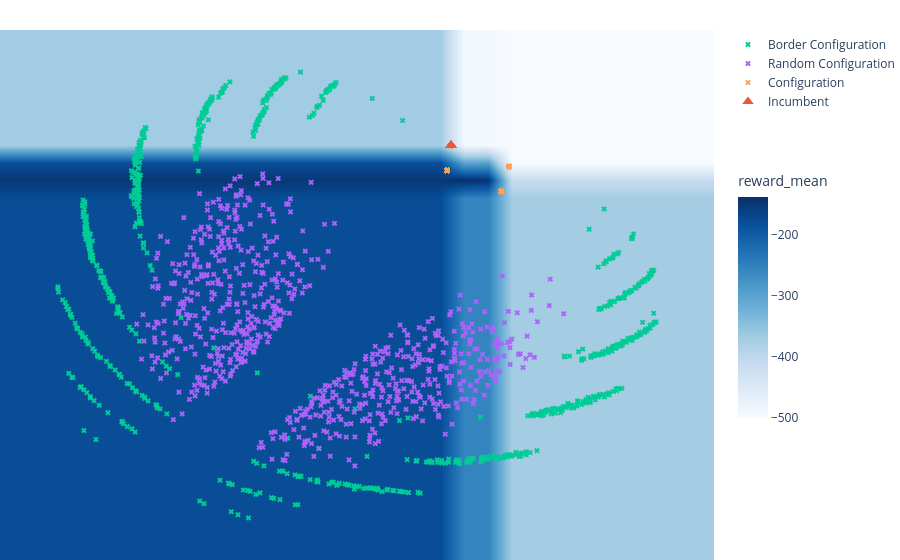

Source (notebook cell):
### Code cell
data_path = "deepcave_logs/dqn_cc_acrobot"
img = get_footprint(Path(data_path) / "run_1")
img[0].show()

### Figure 1 — Plotly figure (JSON) as saved in the notebook; plotly's stock layout.template omitted (floating-point values rounded to 4 significant figures; data arrays with more than 128 entries replaced by an {"elided": "..."} marker saying what was removed)
{"data": [{"colorbar": {"len": 0.5, "title": {"text": "reward_mean"}}, "colorscale": [[0, "rgb(247,251,255)"], [0.125, "rgb(222,235,247)"], [0.25, "rgb(198,219,239)"], [0.375, "rgb(158,202,225)"], [0.5, "rgb(107,174,214)"], [0.625, "rgb(66,146,198)"], [0.75, "rgb(33,113,181)"], [0.875, "rgb(8,81,156)"], [1, "rgb(8,48,107)"]], "hoverinfo": "skip", "type": "heatmap", "x": [-8.865, -8.347, -7.829, -7.311, -6.793, -6.275, -5.757, -5.239, -4.721, -4.203, -3.685, -3.167, -2.649, -2.131, -1.613, -1.095, -0.5767, -0.0587, 0.4593, 0.9773, 1.495, 2.013, 2.531, 3.049, 3.567, 4.085, 4.603, 5.121, 5.639, 6.157], "y": [-9.89, -9.359, -8.828, -8.296, -7.765, -7.234, -6.703, -6.171, -5.64, -5.109, -4.578, -4.047, -3.515, -2.984, -2.453, -1.922, -1.39, -0.8592, -0.328, 0.2033, 0.7345, 1.266, 1.797, 2.328, 2.859, 3.391, 3.922, 4.453, 4.984, 5.516], "z": {"elided": "30x30 float values"}, "zsmooth": "best"}, {"hoverinfo": "text", "hovertext": {"elided": "716 str values"}, "marker": {"color": "rgba(0, 204, 150, 1)", "size": 5, "symbol": "x"}, "mode": "markers", "name": "Border Configuration", "type": "scatter", "x": {"elided": "716 float values"}, "y": {"elided": "716 float values"}}, {"hoverinfo": "text", "hovertext": {"elided": "726 str values"}, "marker": {"color": "rgba(171, 99, 250, 1)", "size": 5, "symbol": "x"}, "mode": "markers", "name": "Random Configuration", "type": "scatter", "x": {"elided": "726 float values"}, "y": {"elided": "726 float values"}}, {"hoverinfo": "text", "hovertext": {"elided": "2560 str values"}, "marker": {"color": "rgba(255, 161, 90, 1)", "size": 5, "symbol": "x"}, "mode": "markers", "name": "Configuration", "type": "scatter", "x": {"elided": "2560 float values"}, "y": {"elided": "2560 float values"}}, {"hoverinfo": "text", "hovertext": ["<b>Configuration ID: <a href='None/?inputs=%7B%22run%22%3A%20%7B%22value%22%3A%20%221635cec594fe03be841e1c357146ef38%22%7D%2C%20%22config_id%22%3A%20%7B%22value%22%3A%2091.0%7D%7D' style='color: #ffffff'>91</a></b><br><br><b>Objectives</b> (on budget 1)<br>reward_mean: -9.2421875<br><br><b>Hyperparameters</b>:<br>buffer_alpha: 0.0<br>buffer_batch_size: 256.0<br>buffer_beta: 0.0<br>buffer_epsilon: 0.0<br>buffer_prio_sampling: False<br>buffer_size: 12951.0<br>gradient_steps: 5000000.0<br>initial_epsilon: 0.879492277376171<br>learning_rate: 1.2170332156591274e-06<br>learning_starts: 1981.0<br>target_epsilon: 0.1233965461063841<br>target_update_interval: 0.0<br>tau: 5000000.0<br>train_freq: 5000000.0<br>use_target_network: False<br>", "<b>Configuration ID: <a href='None/?inputs=%7B%22run%22%3A%20%7B%22value%22%3A%20%221635cec594fe03be841e1c357146ef38%22%7D%2C%20%22config_id%22%3A%20%7B%22value%22%3A%2091.0%7D%7D' style='color: #ffffff'>91</a></b><br><br><b>Objectives</b> (on budget 1)<br>reward_mean: -9.2421875<br><br><b>Hyperparameters</b>:<br>buffer_alpha: 0.0<br>buffer_batch_size: 256.0<br>buffer_beta: 0.0<br>buffer_epsilon: 0.0<br>buffer_prio_sampling: False<br>buffer_size: 12951.0<br>gradient_steps: 5000000.0<br>initial_epsilon: 0.879492277376171<br>learning_rate: 1.2170332156591274e-06<br>learning_starts: 1981.0<br>target_epsilon: 0.1233965461063841<br>target_update_interval: 0.0<br>tau: 5000000.0<br>train_freq: 5000000.0<br>use_target_network: False<br>", "<b>Configuration ID: <a href='None/?inputs=%7B%22run%22%3A%20%7B%22value%22%3A%20%221635cec594fe03be841e1c357146ef38%22%7D%2C%20%22config_id%22%3A%20%7B%22value%22%3A%2091.0%7D%7D' style='color: #ffffff'>91</a></b><br><br><b>Objectives</b> (on budget 1)<br>reward_mean: -9.2421875<br><br><b>Hyperparameters</b>:<br>buffer_alpha: 0.0<br>buffer_batch_size: 256.0<br>buffer_beta: 0.0<br>buffer_epsilon: 0.0<br>buffer_prio_sampling: False<br>buffer_size: 12951.0<br>gradient_steps: 5000000.0<br>initial_epsilon: 0.879492277376171<br>learning_rate: 1.2170332156591274e-06<br>learning_starts: 1981.0<br>target_epsilon: 0.1233965461063841<br>target_update_interval: 0.0<br>tau: 5000000.0<br>train_freq: 5000000.0<br>use_target_network: False<br>", "<b>Configuration ID: <a href='None/?inputs=%7B%22run%22%3A%20%7B%22value%22%3A%20%221635cec594fe03be841e1c357146ef38%22%7D%2C%20%22config_id%22%3A%20%7B%22value%22%3A%2091.0%7D%7D' style='color: #ffffff'>91</a></b><br><br><b>Objectives</b> (on budget 1)<br>reward_mean: -9.2421875<br><br><b>Hyperparameters</b>:<br>buffer_alpha: 0.0<br>buffer_batch_size: 256.0<br>buffer_beta: 0.0<br>buffer_epsilon: 0.0<br>buffer_prio_sampling: False<br>buffer_size: 12951.0<br>gradient_steps: 5000000.0<br>initial_epsilon: 0.879492277376171<br>learning_rate: 1.2170332156591274e-06<br>learning_starts: 1981.0<br>target_epsilon: 0.1233965461063841<br>target_update_interval: 0.0<br>tau: 5000000.0<br>train_freq: 5000000.0<br>use_target_network: False<br>", "<b>Configuration ID: <a href='None/?inputs=%7B%22run%22%3A%20%7B%22value%22%3A%20%221635cec594fe03be841e1c357146ef38%22%7D%2C%20%22config_id%22%3A%20%7B%22value%22%3A%2091.0%7D%7D' style='color: #ffffff'>91</a></b><br><br><b>Objectives</b> (on budget 1)<br>reward_mean: -9.2421875<br><br><b>Hyperparameters</b>:<br>buffer_alpha: 0.0<br>buffer_batch_size: 256.0<br>buffer_beta: 0.0<br>buffer_epsilon: 0.0<br>buffer_prio_sampling: False<br>buffer_size: 12951.0<br>gradient_steps: 5000000.0<br>initial_epsilon: 0.879492277376171<br>learning_rate: 1.2170332156591274e-06<br>learning_starts: 1981.0<br>target_epsilon: 0.1233965461063841<br>target_update_interval: 0.0<br>tau: 5000000.0<br>train_freq: 5000000.0<br>use_target_network: False<br>", "<b>Configuration ID: <a href='None/?inputs=%7B%22run%22%3A%20%7B%22value%22%3A%20%221635cec594fe03be841e1c357146ef38%22%7D%2C%20%22config_id%22%3A%20%7B%22value%22%3A%2091.0%7D%7D' style='color: #ffffff'>91</a></b><br><br><b>Objectives</b> (on budget 1)<br>reward_mean: -9.2421875<br><br><b>Hyperparameters</b>:<br>buffer_alpha: 0.0<br>buffer_batch_size: 256.0<br>buffer_beta: 0.0<br>buffer_epsilon: 0.0<br>buffer_prio_sampling: False<br>buffer_size: 12951.0<br>gradient_steps: 5000000.0<br>initial_epsilon: 0.879492277376171<br>learning_rate: 1.2170332156591274e-06<br>learning_starts: 1981.0<br>target_epsilon: 0.1233965461063841<br>target_update_interval: 0.0<br>tau: 5000000.0<br>train_freq: 5000000.0<br>use_target_network: False<br>", "<b>Configuration ID: <a href='None/?inputs=%7B%22run%22%3A%20%7B%22value%22%3A%20%221635cec594fe03be841e1c357146ef38%22%7D%2C%20%22config_id%22%3A%20%7B%22value%22%3A%2091.0%7D%7D' style='color: #ffffff'>91</a></b><br><br><b>Objectives</b> (on budget 1)<br>reward_mean: -9.2421875<br><br><b>Hyperparameters</b>:<br>buffer_alpha: 0.0<br>buffer_batch_size: 256.0<br>buffer_beta: 0.0<br>buffer_epsilon: 0.0<br>buffer_prio_sampling: False<br>buffer_size: 12951.0<br>gradient_steps: 5000000.0<br>initial_epsilon: 0.879492277376171<br>learning_rate: 1.2170332156591274e-06<br>learning_starts: 1981.0<br>target_epsilon: 0.1233965461063841<br>target_update_interval: 0.0<br>tau: 5000000.0<br>train_freq: 5000000.0<br>use_target_network: False<br>", "<b>Configuration ID: <a href='None/?inputs=%7B%22run%22%3A%20%7B%22value%22%3A%20%221635cec594fe03be841e1c357146ef38%22%7D%2C%20%22config_id%22%3A%20%7B%22value%22%3A%2091.0%7D%7D' style='color: #ffffff'>91</a></b><br><br><b>Objectives</b> (on budget 1)<br>reward_mean: -9.2421875<br><br><b>Hyperparameters</b>:<br>buffer_alpha: 0.0<br>buffer_batch_size: 256.0<br>buffer_beta: 0.0<br>buffer_epsilon: 0.0<br>buffer_prio_sampling: False<br>buffer_size: 12951.0<br>gradient_steps: 5000000.0<br>initial_epsilon: 0.879492277376171<br>learning_rate: 1.2170332156591274e-06<br>learning_starts: 1981.0<br>target_epsilon: 0.1233965461063841<br>target_update_interval: 0.0<br>tau: 5000000.0<br>train_freq: 5000000.0<br>use_target_network: False<br>", "<b>Configuration ID: <a href='None/?inputs=%7B%22run%22%3A%20%7B%22value%22%3A%20%221635cec594fe03be841e1c357146ef38%22%7D%2C%20%22config_id%22%3A%20%7B%22value%22%3A%2091.0%7D%7D' style='color: #ffffff'>91</a></b><br><br><b>Objectives</b> (on budget 1)<br>reward_mean: -9.2421875<br><br><b>Hyperparameters</b>:<br>buffer_alpha: 0.0<br>buffer_batch_size: 256.0<br>buffer_beta: 0.0<br>buffer_epsilon: 0.0<br>buffer_prio_sampling: False<br>buffer_size: 12951.0<br>gradient_steps: 5000000.0<br>initial_epsilon: 0.879492277376171<br>learning_rate: 1.2170332156591274e-06<br>learning_starts: 1981.0<br>target_epsilon: 0.1233965461063841<br>target_update_interval: 0.0<br>tau: 5000000.0<br>train_freq: 5000000.0<br>use_target_network: False<br>", "<b>Configuration ID: <a href='None/?inputs=%7B%22run%22%3A%20%7B%22value%22%3A%20%221635cec594fe03be841e1c357146ef38%22%7D%2C%20%22config_id%22%3A%20%7B%22value%22%3A%2091.0%7D%7D' style='color: #ffffff'>91</a></b><br><br><b>Objectives</b> (on budget 1)<br>reward_mean: -9.2421875<br><br><b>Hyperparameters</b>:<br>buffer_alpha: 0.0<br>buffer_batch_size: 256.0<br>buffer_beta: 0.0<br>buffer_epsilon: 0.0<br>buffer_prio_sampling: False<br>buffer_size: 12951.0<br>gradient_steps: 5000000.0<br>initial_epsilon: 0.879492277376171<br>learning_rate: 1.2170332156591274e-06<br>learning_starts: 1981.0<br>target_epsilon: 0.1233965461063841<br>target_update_interval: 0.0<br>tau: 5000000.0<br>train_freq: 5000000.0<br>use_target_network: False<br>"], "marker": {"color": "rgba(239, 85, 59, 1)", "size": 10, "symbol": "triangle-up"}, "mode": "markers", "name": "Incumbent", "type": "scatter", "x": [0.6934, 0.6934, 0.6934, 0.6934, 0.6934, 0.6934, 0.6934, 0.6934, 0.6934, 0.6934], "y": [2.308, 2.308, 2.308, 2.308, 2.308, 2.308, 2.308, 2.308, 2.308, 2.308]}], "layout": {"margin": {"b": 0, "l": 0, "r": 0, "t": 30}, "xaxis": {"tickvals": []}, "yaxis": {"tickvals": []}}}
